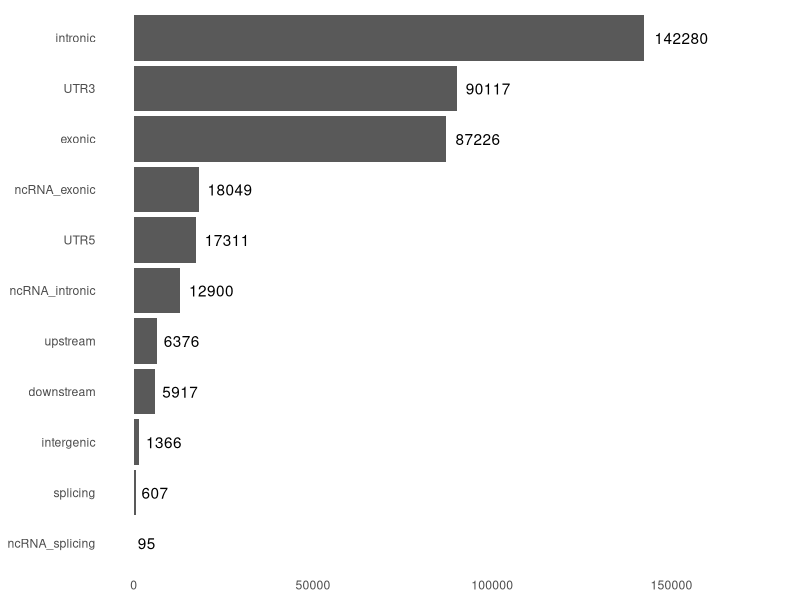
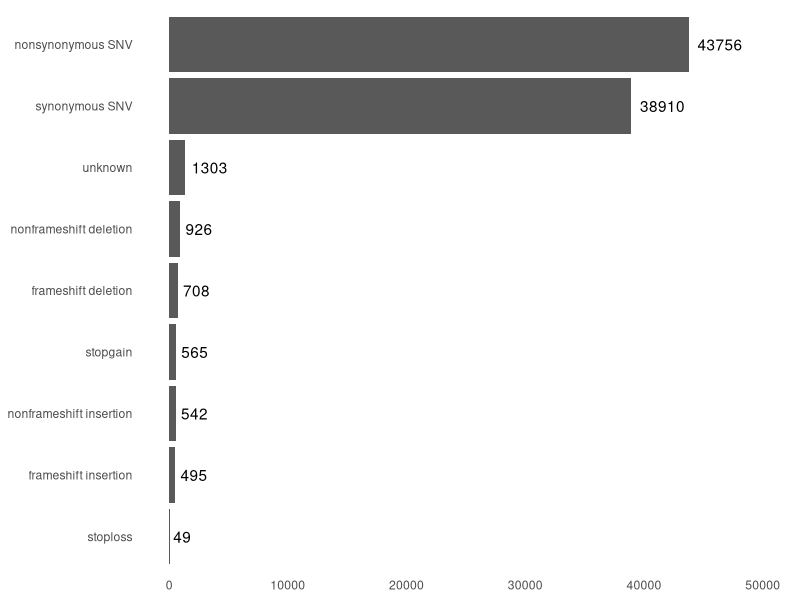

R code for these plots, in order:
library(ggplot2)

class <- c('intronic',
           'UTR3',
           'exonic',
           'ncRNA_exonic',
           'UTR5',
           'ncRNA_intronic',
           'upstream',
           'downstream',
           'intergenic',
           'splicing',
           'ncRNA_splicing')

count <- c(142280, #intronic
90117, #UTR3
87226, #exonic
18049, #ncRNA_exonic
17311, #UTR5
12900, #ncRNA_intronic
6376, #upstream
5917, #downstream
1366, #intergenic
607, #splicing
95) #ncRNA_splicing

class <- factor(x = class, levels = rev(class))
df <- data.frame(class = class, Count = count)

p1 <- ggplot(df, aes(x=class, y=count)) + geom_bar(stat="identity") +
ggtitle("Genomic annotation") +
ylim(0,175000) +  theme_bw() +
coord_flip() + geom_text(aes(label=count), hjust=-0.2) + labs(y = "Count") +
theme(title =  element_blank(),axis.title.y = element_blank(),axis.title.x = element_blank(),panel.grid.major = element_blank(), panel.grid.minor = element_blank(),panel.border = element_blank(),axis.ticks=element_blank())

ggsave("Genomic.pdf",p1, width = 16, height = 12, units = c("cm"), dpi = 300)

class2 <- c('nonsynonymous SNV',
            'synonymous SNV',
            'unknown',
            'nonframeshift deletion',
            'frameshift deletion',
            'stopgain',
            'nonframeshift insertion',
            'frameshift insertion',
            'stoploss')

class2 <- factor(x = class2, levels = rev(class2))
count2 <- c(43756, 38910, 1303, 926, 708, 565, 542, 495, 49)
df2 <- data.frame(class = class2, count = count2)

p2 <- ggplot(df2, aes(x=class, y=count)) + geom_bar(stat="identity") +
ylim(0,50000) +  theme_bw() +
coord_flip() + geom_text(aes(label=count), hjust=-0.2) + labs(y = "Count") +
theme(title =  element_blank(),axis.title.y = element_blank(),axis.title.x = element_blank(),panel.grid.major = element_blank(), panel.grid.minor = element_blank(),panel.border = element_blank(),axis.ticks=element_blank())

ggsave("Exonic.pdf",p2, width = 16, height = 12, units = c("cm"), dpi = 300)
